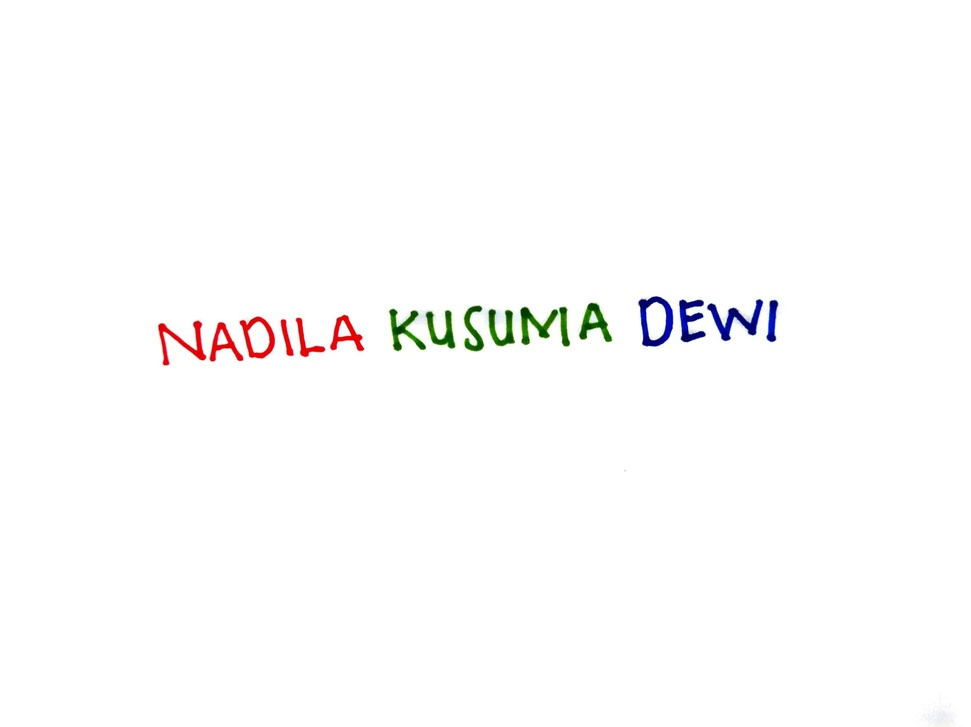
#> input picture UTS_202331035_PCD_B/gambar1.jpg, 971 x 727 px, shrunk from 1700 x 1272 before the run
$ jupyter execute 'UTS NO 1.ipynb'
#> lines starting #> are read from the running program, lines starting #| are printed output that depends on the picture
## Import Library

[cell 1]
import cv2
import numpy as np
import matplotlib.pyplot as plt

## Info Citra

[cell 2]
import cv2
import matplotlib.pyplot as plt

# Membaca gambar
img1 = cv2.imread('gambar1.jpg')
#> img1 is the input picture: shape (727, 971, 3); mean B, G, R 252.4, 252.5, 252.8
img2 = cv2.imread('info.jpg')
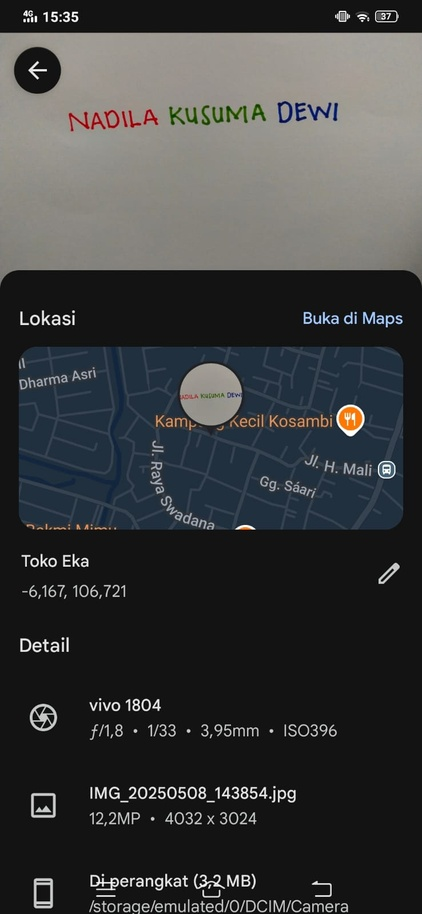
#> input picture UTS_202331035_PCD_B/info.jpg, 422 x 914 px, shrunk from 738 x 1600 before the run
#> img2 is the input picture: shape (914, 422, 3); mean B, G, R 62.1, 61.6, 60.4

# Mengonversi warna BGR ke RGB
img1_rgb = cv2.cvtColor(img1, cv2.COLOR_BGR2RGB)
img2_rgb = cv2.cvtColor(img2, cv2.COLOR_BGR2RGB)

# Membuat subplot
fig, axs = plt.subplots(1, 2, figsize=(12, 8))

# Menampilkan gambar pertama
axs[0].imshow(img1_rgb)
axs[0].axis('off')

# Menampilkan gambar kedua
axs[1].imshow(img2_rgb)
axs[1].axis('off')

plt.show()
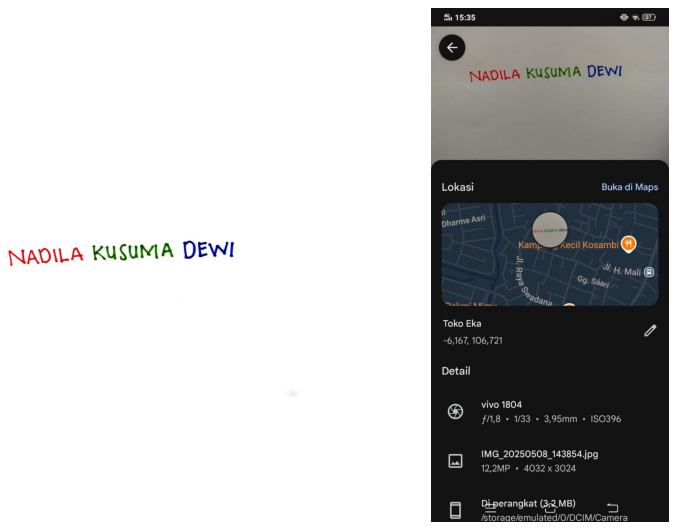
#> figure drawn by matplotlib, 2 panels

[cell 3]
# Load gambar
img = cv2.imread('gambar1.jpg')
img_rgb = cv2.cvtColor(img, cv2.COLOR_BGR2RGB)

[cell 4]
# Pisahkan channel warna
b, g, r = cv2.split(img)

[cell 5]
# Tampilkan hasil
fig, axs = plt.subplots(2, 2, figsize=(14, 10))

# Citra asli (RGB)
axs[0, 0].imshow(img_rgb)
axs[0, 0].set_title('CITRA KONTRAS')
axs[0, 0].axis('on')

# Kanal Biru
axs[0, 1].imshow(b, cmap='gray')
axs[0, 1].set_title('BIRU')
axs[0, 1].axis('on')

# Kanal Merah
axs[1, 0].imshow(r, cmap='gray')
axs[1, 0].set_title('MERAH')
axs[1, 0].axis('on')

# Kanal Hijau
axs[1, 1].imshow(g, cmap='gray')
axs[1, 1].set_title('HIJAU')
axs[1, 1].axis('on')

plt.tight_layout()
plt.show()
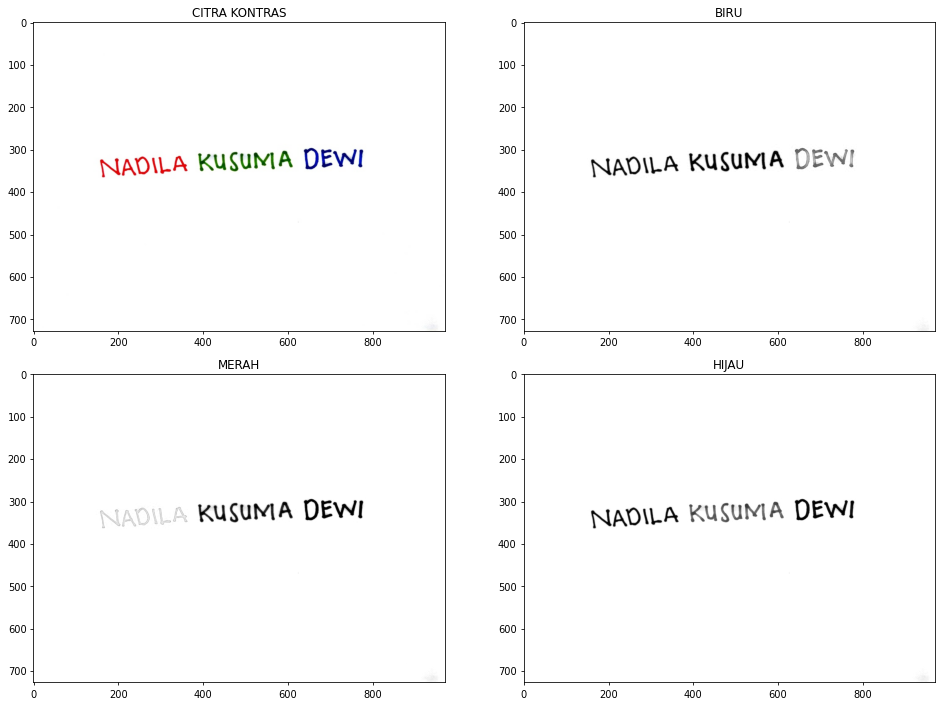
#> figure drawn by matplotlib, 4 panels

## Nilai Ambang Batas

[cell 6]
color_image = cv2.imread('gambar1.jpg')
img_gray = cv2.cvtColor(color_image, cv2.COLOR_BGR2GRAY)

[cell 7]
# Menghitung histogram untuk setiap kanal atau citra kontras
hist_kontras = cv2.calcHist([color_image], [0, 1, 2], None, [256, 256, 256], [0, 256, 0, 256, 0, 256])
hist_red = cv2.calcHist([color_image], [0], None, [256], [0, 256])
#> hist_red = 256 values, max 681433 at index 255, min 10 at index 51, mean 2757.5
hist_green = cv2.calcHist([color_image], [1], None, [256], [0, 256])
#> hist_green = 256 values, max 683253 at index 255, min 7 at index 48, mean 2757.5
hist_blue = cv2.calcHist([color_image], [2], None, [256], [0, 256])
#> hist_blue = 256 values, max 682740 at index 255, min 5 at index 122, mean 2757.5
hist_gray = cv2.calcHist([img_gray], [0], None, [256], [0, 256])
#> hist_gray = 256 values, max 678403 at index 255, min 0 at index 0, mean 2757.5

# Mendapatkan nilai maksimum dari setiap histogram
max_kontras = max(hist_kontras.max(), hist_red.max(), hist_green.max(), hist_blue.max(), hist_gray.max())
#> max_kontras = 683253

[cell 8]
# Plot histogram
f, ((x1, x2), (x3, x4)) = plt.subplots(2, 2, figsize=(12, 8))

plt.subplot(2, 2, 1)
plt.plot(hist_gray, color='grey')
plt.title('Histogram Warna')
plt.xlim([0, 256])
plt.ylim([0, max_kontras])

plt.subplot(2, 2, 2)
plt.plot(hist_red, color='red')
plt.title('Histogram Merah')
plt.xlim([0, 256])
plt.ylim([0, max_kontras])

plt.subplot(2, 2, 3)
plt.plot(hist_green, color='green')
plt.title('Histogram Hijau')
plt.xlim([0, 256])
plt.ylim([0, max_kontras])

plt.subplot(2, 2, 4)
plt.plot(hist_blue, color='blue')
plt.title('Histogram Biru')
plt.xlim([0, 256])
plt.ylim([0, max_kontras])

plt.tight_layout()
plt.show()
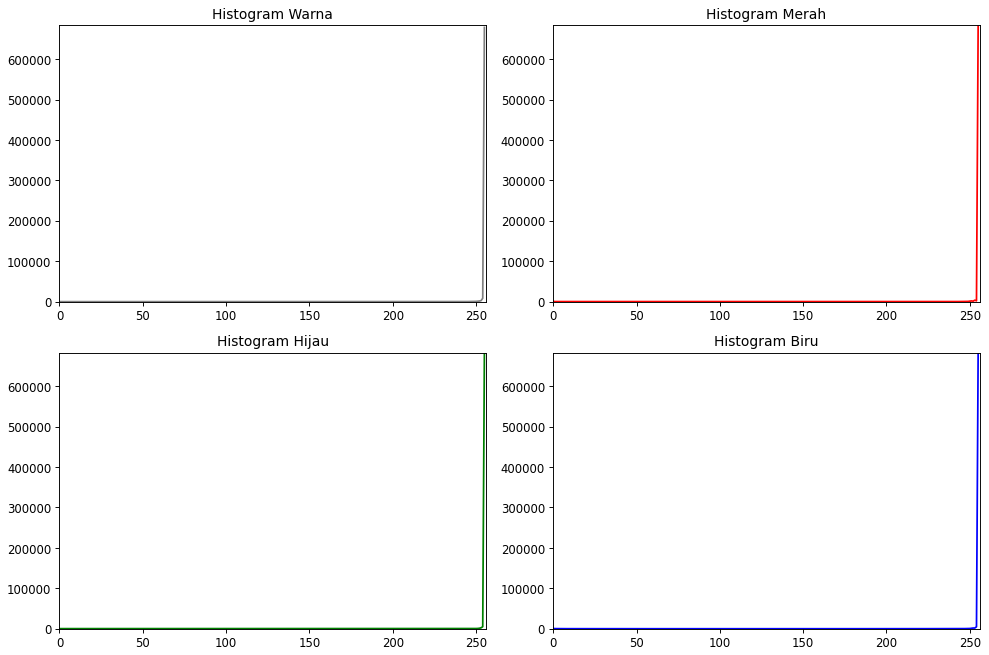
#> figure drawn by matplotlib, 4 panels; panel 1: curve peaks at x = 255, y = 678403; panel 2: curve peaks at x = 255, y = 681433; panel 3: curve peaks at x = 255, y = 683253; panel 4: curve peaks at x = 255, y = 682740
